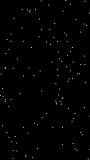
Frame 1 (no input)
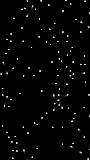
Frame 60 (no input)
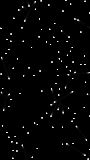
Frame 120 (the mouse pressed at the canvas centre since frame 60)

The p5.js sketch that drew these frames (run headless with seeded random() and noise() and a simulated clock; from frame 60 on, the mouse is pressed at the canvas centre):

// p5.js sketch
// ── sketch.js
var boids;
var flow;
var n = 120;

function setup() {
  createCanvas(90, 160);
  boids = [];
  var i = 0;
  while (i <= n) {
    boids[i++] = new Boid(random() * width, random() * height, 1);
  }
  flow = new Flow();
  noStroke();
  //fill(0);
  //ellipse(width/2, height/2, width, height);
  background(0);
}

// steering = desired - velocity

function draw() {
  fill(0, 20);
  //ellipse(width/2, height/2, width, height);
  rect(0, 0, width, height);

  //var target = createVector(mouseX, mouseY);
  //boid.seek(target);
  var i = 0;
  while (i <= n) {
    boids[i].applyBehaviour(boids, flow);
    boids[i].update();
    fill(255);
    boids[i++].display();
  }
}

// ── flow.js
function Flow() {

  this.flow = [];
  var space = 20;

  this.make = function() {
    for (var x = 0; x <= width/space; x++) {
      this.flow[x] = [];
      for (var y = 0; y <= height/space; y++){
        theta = map(noise(x/10, y/10), 0, 1, 0, TWO_PI);
        this.flow[x][y] = p5.Vector.fromAngle(theta);
      }
    }
  }

  this.make();

  this.get = function(x, y) {
    return(this.flow[int(x/space)][int(y/space)]);
  }

  this.new = function() {
    noiseSeed(random() * 1000);
    this.make();
  }
}

// ── vehicle.js
var coh_fac = 0.1;//0.5;
var sep_fac = 0.1;//1;
var flo_fac = 0;//1;
var ali_fac = 0.1;//1;
var boid_personal_space = 3;

function Boid(x, y, dia) {
  this.pos = createVector(x, y);
  this.vel = createVector(0, 0);
  this.acc = createVector(0, 0);
  this.dia = dia;
  this.maxspeed = 1;// + random() * 0.5;
  this.maxforce = 1;

  this.applyForce = function(force) {
    this.acc.add(force);
  }

  this.wrap = function() {
    if (this.pos.x < 0) {
      this.pos.x = width;
    }
    if (this.pos.y < 0) {
      this.pos.y = height;
    }
    if (this.pos.x > width) {
      this.pos.x = 0;
    }
    if (this.pos.y > height) {
      this.pos.y = 0;
    }
  }

  this.applyBehaviour = function(boids, flow) {
    var steering = this.follow(flow).mult(flo_fac);
    steering.add(this.align(boids).mult(ali_fac));
    steering.add(this.seperate(boids).mult(sep_fac));
    steering.add(this.cohesion(boids).mult(coh_fac))
    steering.limit(this.maxforce);
    this.applyForce(steering);
  }

  this.follow = function(flow) {
    this.wrap();
    var desired = flow.get(this.pos.x, this.pos.y);
    desired.setMag(this.maxspeed);
    var steering = p5.Vector.sub(desired, this.vel);
    steering.limit(this.maxforce);
    return (steering);
    this.applyForce(steering);
    //this.applyForce(flow.get(this.pos.x, this.pos.y));
  }

  this.seek = function(target) {
    var desired = p5.Vector.sub(target, this.pos);
    var d = desired.mag();
    if (d < 100) {
      desired.setMag(map(d, 0, 100, 0, this.maxspeed));
    }
    else {
      desired.setMag(this.maxspeed);
    }
    var steering = p5.Vector.sub(desired, this.vel);
    steering.limit(this.maxforce);
    return (steering);
  }

  this.align = function(boids) {
    var desired = createVector(0, 0);
    var neighbourhood = this.dia * boid_personal_space;
    var count = 0;
    var d;

    for (var i = 0; i < boids.length; i++) {
      d = p5.Vector.dist(this.pos, boids[i].pos);
      if (d > 0 && d < neighbourhood) {
        desired.add(boids[i].vel);
        count++;
      }
    }
    if (count) {
      desired.div(count);
      desired.limit(this.maxspeed);
      var steering = p5.Vector.sub(desired, this.vel);
      steering.limit(this.maxforce);
      return (steering);
    }
    else {
      return (desired);
    }
  }

  this.seperate = function(boids) {
    var sum = createVector(0, 0);
    var neighbourhood = this.dia * boid_personal_space;
    var count = 0;
    var d;

    for (var i = 0; i < boids.length; i++) {
      d = p5.Vector.dist(this.pos, boids[i].pos);
      if (d > 0 && d < neighbourhood) {
        var diff = p5.Vector.sub(this.pos, boids[i].pos);
        diff.normalize();
        diff.div(d);
        sum.add(diff);
        count++;
      }
    }
    if (count) {
      sum.div(count).limit(this.maxspeed);
      return (p5.Vector.sub(sum, this.vel).limit(this.maxforce));
    }
    else {
      return (sum);
    }
  }

  this.cohesion = function(boids) {
    var sum = createVector(0, 0);
    var neighbourhood = this.dia * boid_personal_space;
    var count = 0;
    var d;

    for (var i = 0; i < boids.length; i++) {
      d = p5.Vector.dist(this.pos, boids[i].pos);
      if (d > 0 && d < neighbourhood) {
        sum.add(boids[i].pos);
        count++;
      }
    }
    if (count) {
      sum.div(count);
      return (this.seek(sum));
    }
    else {
      return (sum);
    }
  }

  this.update = function() {
    this.vel.add(this.acc);
    this.vel.limit(this.maxspeed);
    this.pos.add(this.vel);
    this.acc.set(0, 0);
  }

  this.display = function() {
    ellipse(this.pos.x, this.pos.y, this.dia);
  }
}
